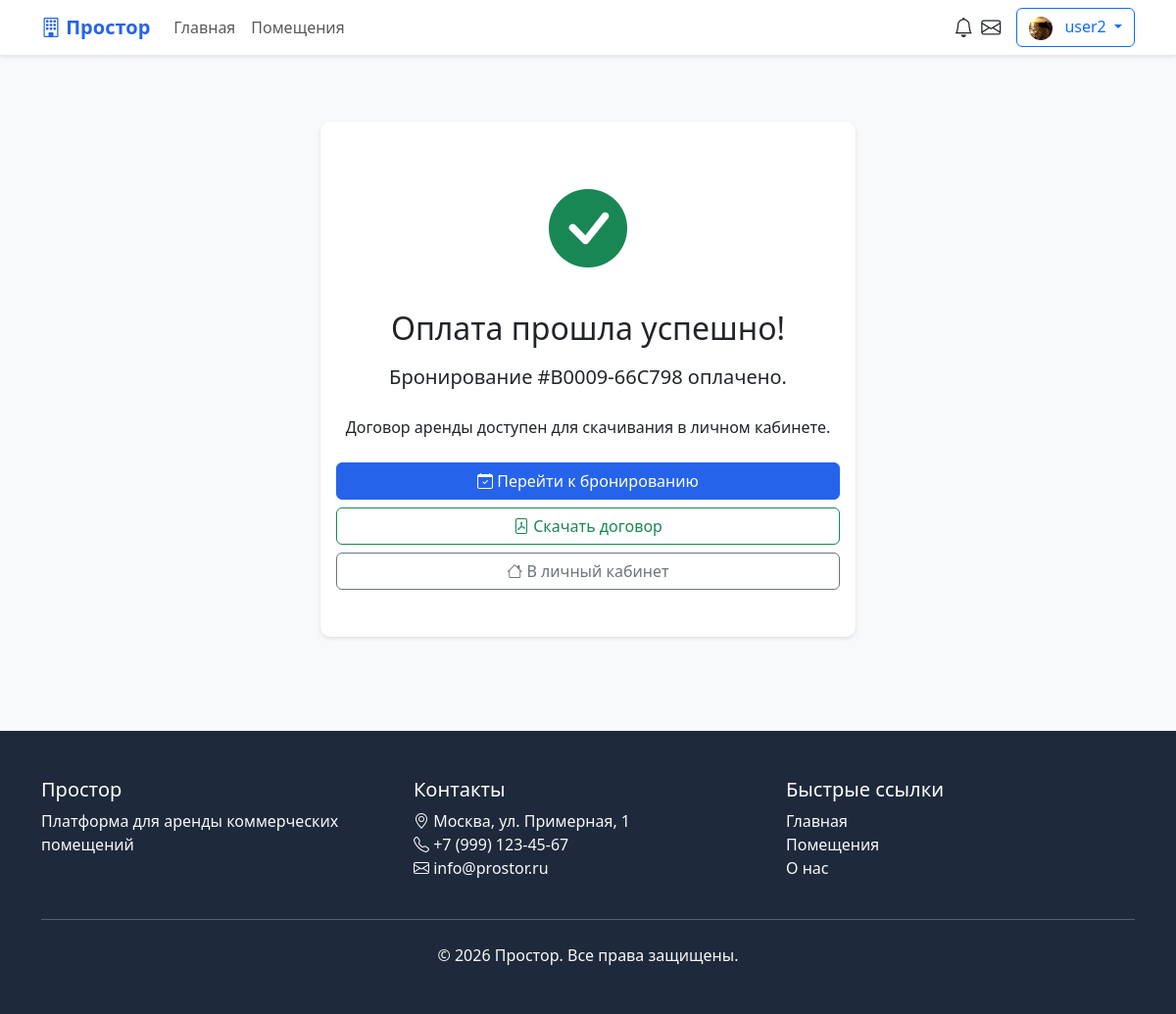
/bookings/5/payment/success/ (signed in), run on the app's committed database.
### core/models.py (models this page shows, shortened)
class User(AbstractUser):
    USER_TYPE_CHOICES = [
        ('tenant', 'Арендатор'),
        ('landlord', 'Арендодатель'),
        ('admin', 'Администратор'),
    ]
    user_type = models.CharField(
        max_length=20,
        choices=USER_TYPE_CHOICES,
        default='tenant',
        verbose_name='Тип пользователя'
    )
    avatar = models.ImageField(
        upload_to='avatars/',
        null=True,
        blank=True,
        verbose_name='Аватар'
    )
    phone = models.CharField(
        max_length=20,
        blank=True,
        null=True,
        verbose_name='Телефон'
    )
    company_name = models.CharField(
        max_length=100,
        blank=True,
        null=True,
        verbose_name='Название компании'
    )
    email_verified = models.BooleanField(
        default=False,
        verbose_name='Email подтвержден'
    )
    phone_verified = models.BooleanField(
        default=False,
        verbose_name='Телефон подтвержден'
    )
    class Meta:
        verbose_name = 'Пользователь'
        verbose_name_plural = 'Пользователи'

class Booking(models.Model):
    STATUS_CHOICES = [
        ('pending', 'Ожидание оплаты'),
        ('paid', 'Оплачено'),
        ('confirmed', 'Подтверждено'),
        ('cancelled', 'Отменено'),
        ('completed', 'Завершено'),
    ]
    booking_id = models.CharField(
        max_length=20,
        unique=True,
        verbose_name='ID бронирования'
    )
    property = models.ForeignKey(
        Property,
        on_delete=models.CASCADE,
        related_name='bookings',
        verbose_name='Помещение'
    )
    tenant = models.ForeignKey(
        User,
        on_delete=models.CASCADE,
        related_name='bookings_as_tenant',
        verbose_name='Арендатор'
    )
    start_datetime = models.DateTimeField(
        verbose_name='Начало бронирования'
    )
    end_datetime = models.DateTimeField(
        verbose_name='Окончание бронирования'
    )
    guests = models.PositiveIntegerField(
        default=1,
        verbose_name='Количество гостей'
    )
    special_requests = models.TextField(
        blank=True,
        null=True,
        verbose_name='Особые пожелания'
    )
    total_price = models.DecimalField(
        max_digits=10,
        decimal_places=2,
        default=0.00,
        verbose_name='Итоговая стоимость'
    )
    status = models.CharField(
        max_length=20,
        choices=STATUS_CHOICES,
        default='pending',
        verbose_name='Статус'
    )
    is_paid = models.BooleanField(
        default=False,
        verbose_name='Оплачено'
    )
    payment_date = models.DateTimeField(
        null=True,
        blank=True,
        verbose_name='Дата оплаты'
    )
    created_at = models.DateTimeField(
        auto_now_add=True,
        verbose_name='Дата создания'
    )
    updated_at = models.DateTimeField(
        auto_now=True,
        verbose_name='Дата обновления'
    )
    class Meta:
        verbose_name = 'Бронирование'
        verbose_name_plural = 'Бронирования'
        ordering = ['-created_at']

### core/views.py (the view)
# urls.py: path('bookings/<int:booking_id>/payment/success/', views.payment_success, name='payment_success'),
@login_required
def payment_success(request, booking_id):
    booking = get_object_or_404(Booking, id=booking_id)
    if request.user != booking.tenant:
        messages.error(request, 'У вас нет доступа к этому бронированию.')
        return redirect('dashboard')
    return render(request, 'core/payment_success.html', {
        'booking': booking,
        'title': 'Оплата прошла успешно'
    })

### templates/core/payment_success.html (shortened to what this page needs)
{% extends 'base.html' %}
{% load static %}
{% block content %}
<div class="container py-5">
    <div class="row justify-content-center">
        <div class="col-md-6">
            <div class="card text-center">
                <div class="card-body py-5">
                    <div class="mb-4">
                        <i class="bi bi-check-circle-fill text-success" style="font-size: 5rem;"></i>
                    </div>
                    <h2 class="mb-3">Оплата прошла успешно!</h2>
                    <p class="lead mb-4">
                        Бронирование #{{ booking.booking_id }} оплачено.
                    </p>
                    <p class="mb-4">
                        Договор аренды доступен для скачивания в личном кабинете.
                    </p>
                    <div class="d-grid gap-2">
                        <a href="{% url 'booking_detail' booking.id %}" class="btn btn-primary">
                            <i class="bi bi-calendar-check"></i> Перейти к бронированию
                        </a>
                        <a href="{% url 'download_contract' booking.id %}" class="btn btn-outline-success">
                            <i class="bi bi-file-pdf"></i> Скачать договор
                        </a>
                        <a href="{% url 'dashboard' %}" class="btn btn-outline-secondary">
                            <i class="bi bi-house"></i> В личный кабинет
                        </a>
                    </div>
                </div>
            </div>
        </div>
    </div>
</div>
{% endblock %}

### templates/base.html (shortened to what this page needs)
<!DOCTYPE html>
<html lang="ru">
<head>
    <link href="https://cdn.jsdelivr.net/npm/bootstrap@5.3.0/dist/css/bootstrap.min.css" rel="stylesheet">
    <link rel="stylesheet" href="https://cdn.jsdelivr.net/npm/bootstrap-icons@1.10.0/font/bootstrap-icons.css">
    <link rel="stylesheet" href="https://cdnjs.cloudflare.com/ajax/libs/font-awesome/6.4.0/css/all.min.css">
</head>
<body>
    <nav class="navbar navbar-expand-lg navbar-light bg-white fixed-top">
        <div class="container">
            <a class="navbar-brand" href="{% url 'home' %}">
                <i class="bi bi-building"></i> Простор
            </a>
            <div class="collapse navbar-collapse" id="navbarNav">
                <ul class="navbar-nav me-auto">
                    <li class="nav-item">
                        <a class="nav-link" href="{% url 'home' %}">Главная</a>
                    </li>
                    <li class="nav-item">
                        <a class="nav-link" href="{% url 'property_list' %}">Помещения</a>
                    </li>
                </ul>
                <div class="d-flex align-items-center">
                    {% if user.is_authenticated %}
                        <div class="dropdown me-2">
                            <a class="nav-link position-relative" href="#" id="notificationsDropdown" role="button"
                               data-bs-toggle="dropdown" aria-expanded="false" title="Уведомления">
                                <i class="bi bi-bell fs-5"></i>
                            </a>
                        </div>
                        <div class="dropdown me-3">
                            <a class="nav-link position-relative" href="#" id="messagesDropdown" role="button"
                               data-bs-toggle="dropdown" aria-expanded="false" title="Сообщения">
                                <i class="bi bi-envelope fs-5"></i>
                            </a>
                        </div>
                        <div class="dropdown">
                            <button class="btn btn-outline-primary dropdown-toggle" type="button"
                                    data-bs-toggle="dropdown">
                                {% if user.avatar %}
                                    <img src="{{ user.avatar.url }}" class="rounded-circle me-2"
                                         width="24" height="24" alt="Аватар">
                                {% else %}
                                    <i class="bi bi-person-circle me-2"></i>
                                {% endif %}
                                {{ user.username }}
                            </button>
                        </div>
                    {% else %}
                        <a href="{% url 'login' %}" class="btn btn-outline-primary me-2">Войти</a>
                        <a href="{% url 'register' %}" class="btn btn-primary">Регистрация</a>
                    {% endif %}
                </div>
            </div>
        </div>
    </nav>
    <main>
        {% block content %}{% endblock %}
    </main>
    <footer class="py-5 mt-5">
        <div class="container">
            <div class="row">
                <div class="col-md-4">
                    <h5>Простор</h5>
                    <p class="text-light">Платформа для аренды коммерческих помещений</p>
                </div>
                <div class="col-md-4">
                    <h5>Контакты</h5>
                    <ul class="list-unstyled text-light">
                        <li><i class="bi bi-geo-alt"></i> Москва, ул. Примерная, 1</li>
                        <li><i class="bi bi-telephone"></i> +7 (999) 123-45-67</li>
                        <li><i class="bi bi-envelope"></i> info@prostor.ru</li>
                    </ul>
                </div>
                <div class="col-md-4">
                    <h5>Быстрые ссылки</h5>
                    <ul class="list-unstyled">
                        <li><a href="{% url 'home' %}" class="text-light text-decoration-none">Главная</a></li>
                        <li><a href="{% url 'property_list' %}" class="text-light text-decoration-none">Помещения</a></li>
                        <li><a href="#" class="text-light text-decoration-none">О нас</a></li>
                    </ul>
                </div>
            </div>
            <hr class="my-4 text-light">
            <div class="text-center">
                <p class="text-light mb-0">&copy; 2026 Простор. Все права защищены.</p>
            </div>
        </div>
    </footer>
</body>
</html>

### templates/base.html (style rules this page uses)
:root { --primary: #2563eb; --secondary: #64748b; --success: #10b981; --warning: #f59e0b; --danger: #ef4444; --light: #f8fafc; --dark: #1e293b; }
body { background-color: #f8f9fa; padding-top: 76px; }
.navbar { box-shadow: 0 2px 4px rgba(0,0,0,0.1); }
.navbar-brand { font-weight: bold; color: var(--primary) !important; }
.card { border: none; box-shadow: 0 2px 4px rgba(0,0,0,0.1); border-radius: 10px; }
.btn-primary { background-color: var(--primary); border-color: var(--primary); }
footer { background-color: var(--dark); color: white; margin-top: auto; }

### data on the page
User: avatar (picture), username "user2"
Booking: booking_id "B0009-66C798"
